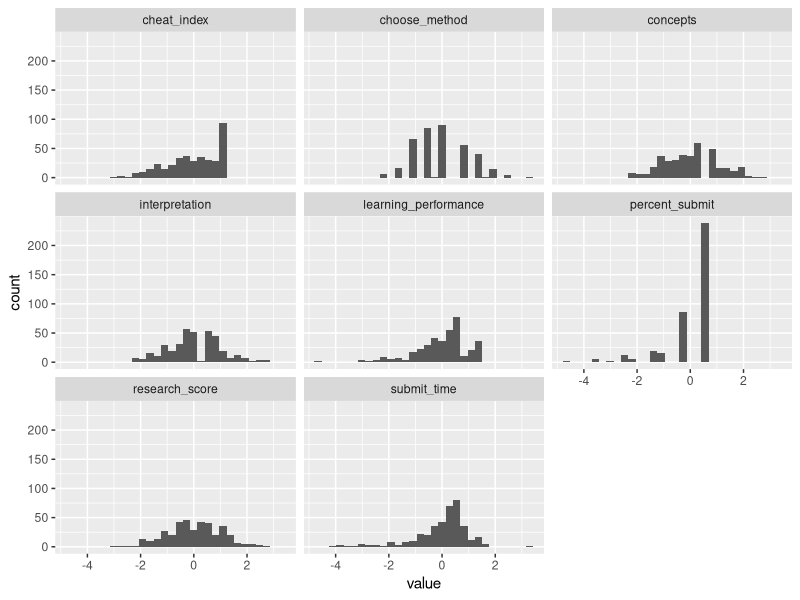
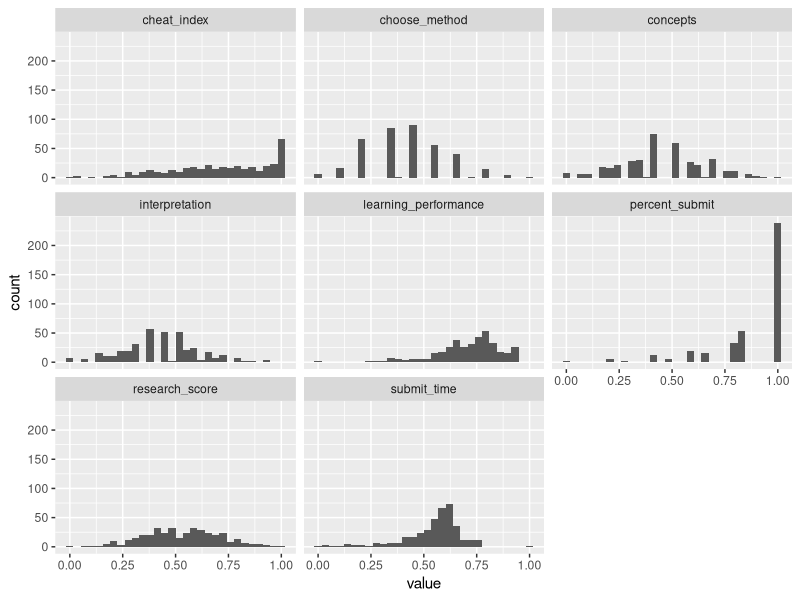
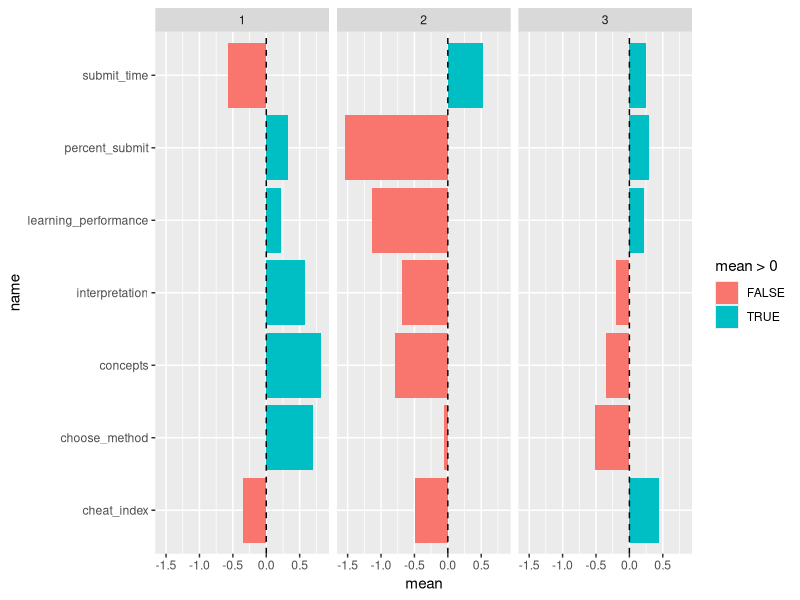
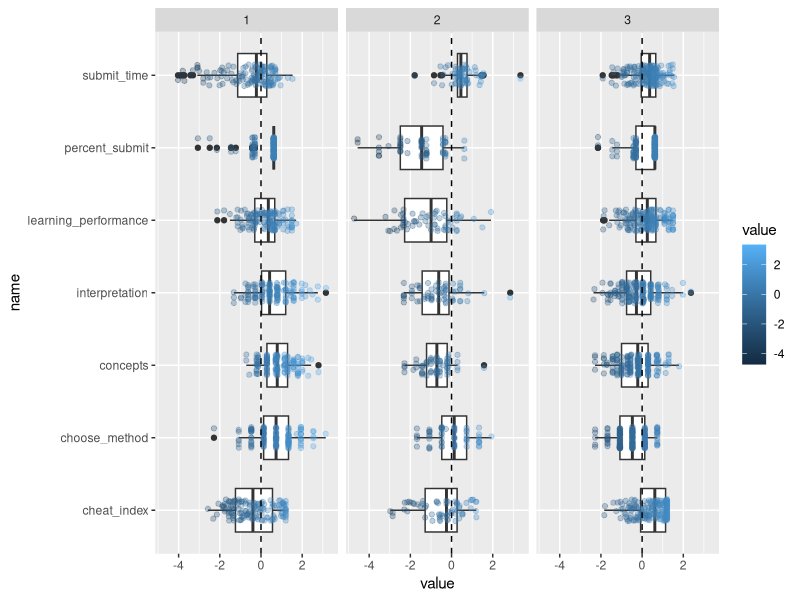
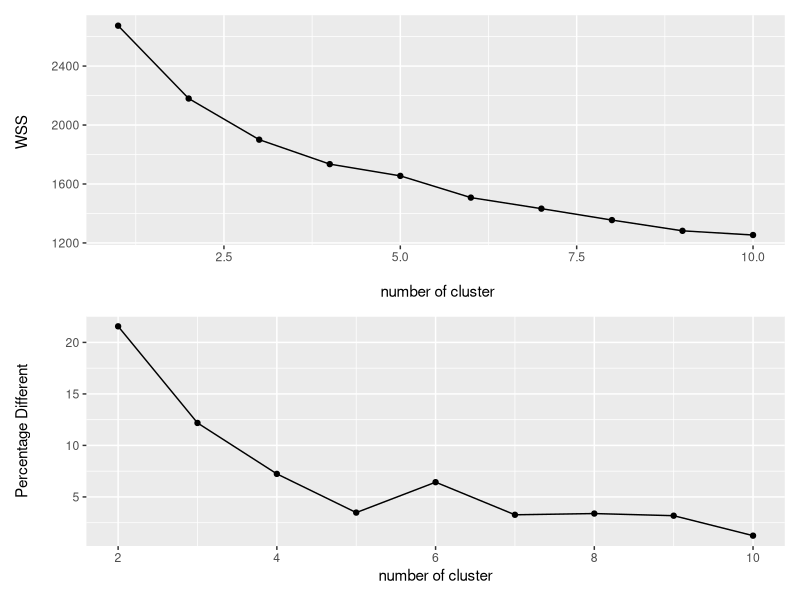
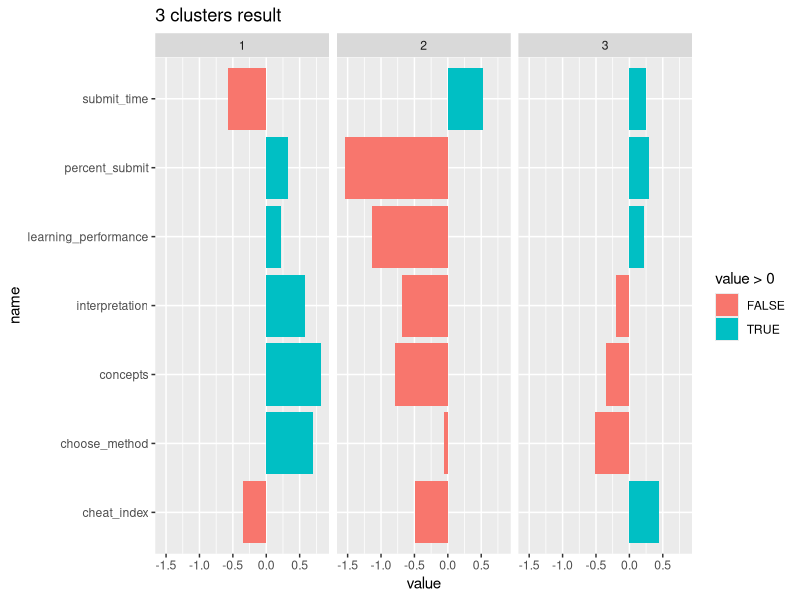
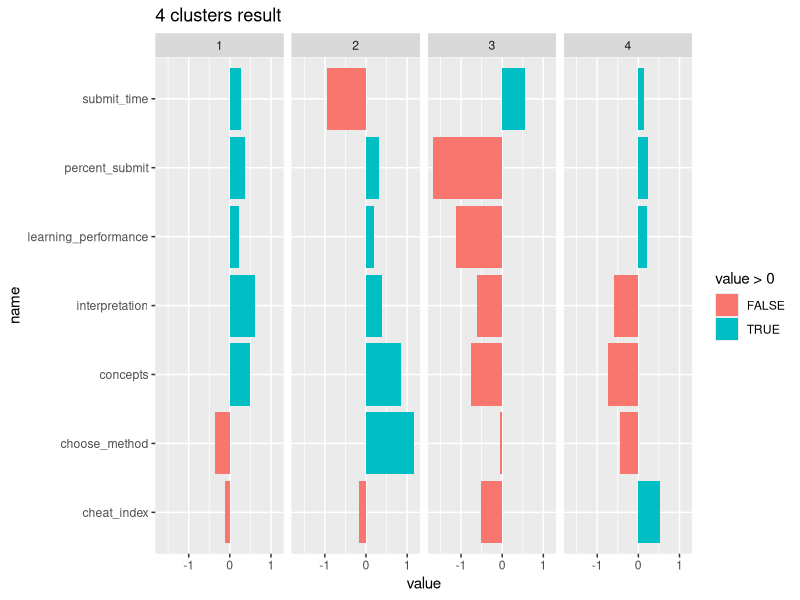
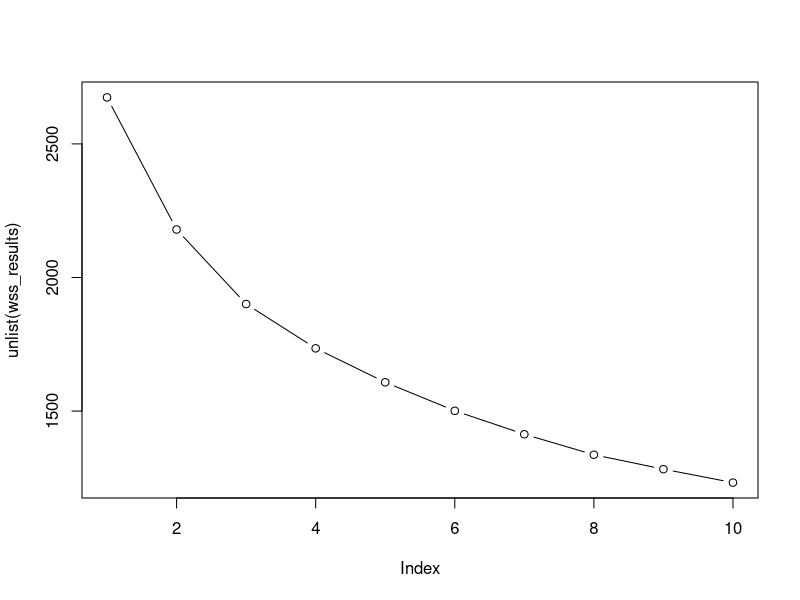

Here is the R script that generated these plots, in order:
## ---- chunk 1
library(tidyverse)
## importing data
data <- read_csv("learning_data2.csv")
## print some of data
glimpse(data , 50)
## ---- chunk 2
## create standardized function
z_function <- function(x)
  {
    z <- (x-mean(x,na.rm=T))/sd(x,na.rm=T)
    return(z)
  }
data |> 
  select_if(is.numeric) |> 
  mutate_all(z_function) |> 
  pivot_longer(cols = everything()) |> 
  ggplot(aes(x=value))+
  geom_histogram()+
  facet_wrap(~name)
## ---- chunk 3
## create standardized function
n_function <- function(x)
  {
    n<- (x-min(x,na.rm=T))/diff(range(x,na.rm=T))
    return(n)
  }
data |> 
  select_if(is.numeric) |> 
  mutate_all(n_function) |> 
  pivot_longer(cols = everything()) |> 
  ggplot(aes(x=value))+
  geom_histogram()+
  facet_wrap(~name)
## ---- chunk 4
## preparing data
clustering_data <- data |> drop_na() |> 
              select_if(is.numeric) |> 
              select(-research_score) |> 
              mutate_all(z_function)
## ---- chunk 5
### 2. กำหนด k และทำการจัดกลุ่ม
kmeans_result3 <- kmeans(x=clustering_data, centers = 3)
## ---- chunk 6
### within Sum Squares
kmeans_result3$withinss

### clustering results
## ผลการจัดกลุ่มของแต่ละหน่วยข้อมูล
cluster3_result <- fitted(kmeans_result3, method = "classes")
cluster3_result
cluster3_result |> table()
## ---- chunk 7
clustering_data |> 
  bind_cols(cluster3_result) |> 
  rename(cluster = 8) |> 
  pivot_longer(cols = -cluster) |> 
  group_by(cluster, name) |> 
  summarise(mean = mean(value)) |> 
  ggplot(aes(x=mean, y=name))+
  geom_col(aes(fill = mean>0))+
  geom_vline(xintercept = 0, linetype = 2)+
  facet_wrap(~cluster)
## ---- chunk 8
clustering_data |> 
  bind_cols(cluster3_result) |> 
  rename(cluster = 8) |> 
  pivot_longer(cols = -cluster) |> 
  ggplot(aes(x=value, y=name))+
  geom_boxplot(width = 0.6)+
  geom_jitter(height = 0.15, aes(col = value), alpha = 0.3)+
  geom_vline(xintercept = 0, linetype = 2)+
  facet_wrap(~cluster)
## ---- chunk 9
for (i in 1:5) {
  print(i)
}
## ---- chunk 10
set.seed(123)
max_k <- 10
wss <- numeric(max_k)

for(i in 1:max_k)
  {
    results <- kmeans(clustering_data, centers = i)
    wss[i] <- results$tot.withinss 
  }

head(wss)
## ---- chunk 11
library(patchwork)
p1 <- data.frame(k = 1:max_k, wss = wss) |> 
  ggplot(aes(x=k, y=wss))+
  geom_line()+
  geom_point()+
  xlab("\n number of cluster")+
  ylab("WSS \n")


p2 <- data.frame(k = 1:max_k, wss = wss) |> 
  mutate(diff = -c(0,diff(wss, 1)),
  percent_diff = diff*100/2292) |> 
  filter(k>1) |> 
  ggplot(aes(x=k, y=percent_diff))+
  geom_line()+
  geom_point()+
  ylab("Percentage Different")+
  xlab("number of cluster")

p1/p2
## ---- chunk 12

clustering_data |> 
  bind_cols(cluster = kmeans_result3$cluster) |> 
  group_by(cluster) |> 
  summarise_all(mean) |> 
  pivot_longer(cols = -cluster) |> 
  ggplot(aes(x=value, y=name))+
  geom_col(aes(fill = value>0))+
  facet_wrap(~cluster)+
  ggtitle("3 clusters result")

## ---- chunk 13
kmeans_result4 <- kmeans(x=clustering_data, centers = 4)

clustering_data |> 
  bind_cols(cluster = kmeans_result4$cluster) |> 
  group_by(cluster) |> 
  summarise_all(mean) |> 
  pivot_longer(cols = -cluster) |> 
  ggplot(aes(x=value, y=name))+
  geom_col(aes(fill = value>0))+
  facet_wrap(~cluster, ncol=4)+
  ggtitle("4 clusters result")

## ---- chunk 14
wss_cal <- function(data,k) {
  kmeans(data , centers = k, nstart = 10)$tot.withinss
}

k<-1:10
wss_results <- map(.x = k, .f = ~wss_cal(clustering_data, .x))
wss_results |> unlist() |> head()
## ---- chunk 15
plot(wss_results |> unlist(), type = "b")
